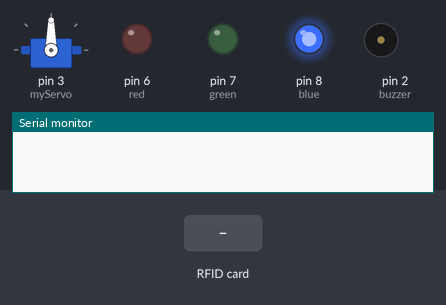
Recording of a sketch running on a simulated Arduino Uno, built with avr-gcc and run on an emulated ATmega328P. Parts: servo, output pins drawn as LEDs (lit = HIGH), buzzer (waves = sounding, pin HIGH), the last lines printed to the serial monitor. Inputs (shaded band) come from the test bench. Pins used as bus, display or sensor lines are not drawn.

Above: at 1.2 s.
1.3 s: RFID card 5E 7A 19 C4 held to the reader
At 2.1 s:
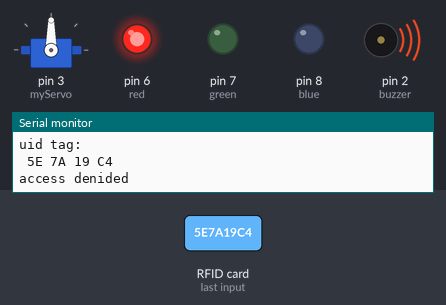
4.3 s: RFID card 4A 8A 95 B3 held to the reader
At 5.8 s:
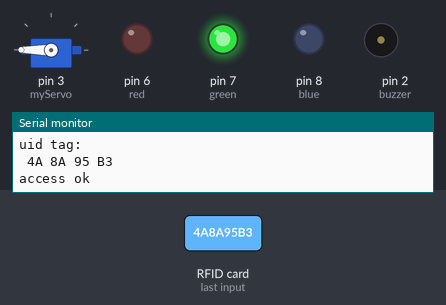
6.3 s: RFID card 5E 7A 19 C4 held to the reader
At 11.3 s:
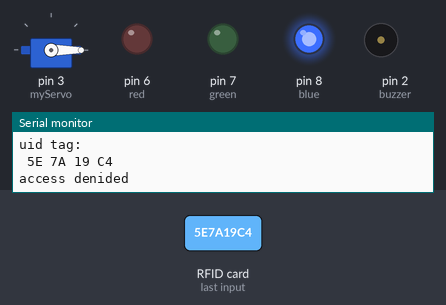
Timing chart, 0 to 12.8 s (numbered marks = the images above; inputs shaded):
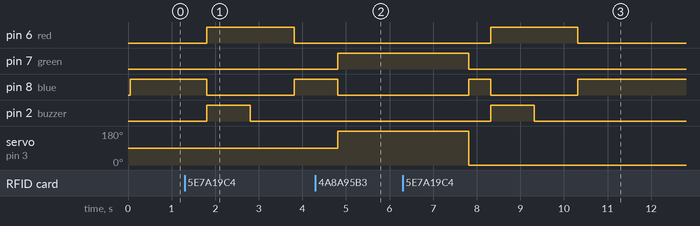

Measured:
- after the input at 1.3 s, pin 6 (red): LOW → HIGH after 0.51 s, → LOW 2.0 s later; pin 8 (blue): HIGH → LOW after 0.51 s, → HIGH 2.0 s later; pin 2 (buzzer): LOW → HIGH after 0.51 s, → LOW 1.0 s later
- after the input at 4.3 s, pin 7 (green): LOW → HIGH after 0.52 s; pin 8 (blue): HIGH → LOW after 0.52 s; servo on pin 3 (myServo): 90° → 180° after 0.52 s
- after the input at 6.3 s, pin 6 (red): LOW → HIGH after 2.0 s, → LOW 2.0 s later; pin 2 (buzzer): LOW → HIGH after 2.0 s, → LOW 1.0 s later

The sketch:

rfid_and_servo.ino
```cpp
#include <MFRC522.h>
#include <Servo.h>
#include <SPI.h>

#define SS_PIN 10
#define RST_PIN 9
int red = 6;
int green =7;
int blue =8;
int buzzer =2;

MFRC522 mfrc522 (SS_PIN,RST_PIN);
Servo myServo ;

void setup(){
  Serial.begin(9600);
  myServo.attach (3);
  SPI.begin();
  mfrc522.PCD_Init();
  pinMode(red,OUTPUT);
  pinMode(green,OUTPUT);
  pinMode(blue,OUTPUT);
  pinMode(buzzer,OUTPUT);
}

void loop (){
  analogWrite(red,0);
  analogWrite(green,0);
  analogWrite(blue,255);
  if ( ! mfrc522.PICC_IsNewCardPresent())
  {
    return ;
  }
  if ( ! mfrc522.PICC_ReadCardSerial())
  {
    return ;
  }
  Serial.println("uid tag:");
  String content = "" ;
  byte letter;
  for (byte i = 0; i < mfrc522.uid.size; i++)
  {
     Serial.print(mfrc522.uid.uidByte[i] < 0x10 ? " 0" : " ");
     Serial.print(mfrc522.uid.uidByte[i], HEX);
     content.concat(String(mfrc522.uid.uidByte[i] < 0x10 ? " 0" : " "));
     content.concat(String(mfrc522.uid.uidByte[i], HEX));
  }
  Serial.println();
  content.toUpperCase();
  if(content.substring(1) == "4A 8A 95 B3") //設定你自己的uid
  {
    Serial.println("access ok");
    Serial.println();
    delay(500);
    myServo.write(180);
    analogWrite(red,0);
    analogWrite(green,255);
    analogWrite(blue,0);
    delay(3000);
    myServo.write(0);
  }
   else {
    Serial.println("access denided");
    delay(500);
    analogWrite(red,255);
    analogWrite(green,0);
    analogWrite(blue,0);
    digitalWrite(buzzer,HIGH);
    delay(1000);
    digitalWrite(buzzer,LOW);
    delay(1000);

   }
}
```
